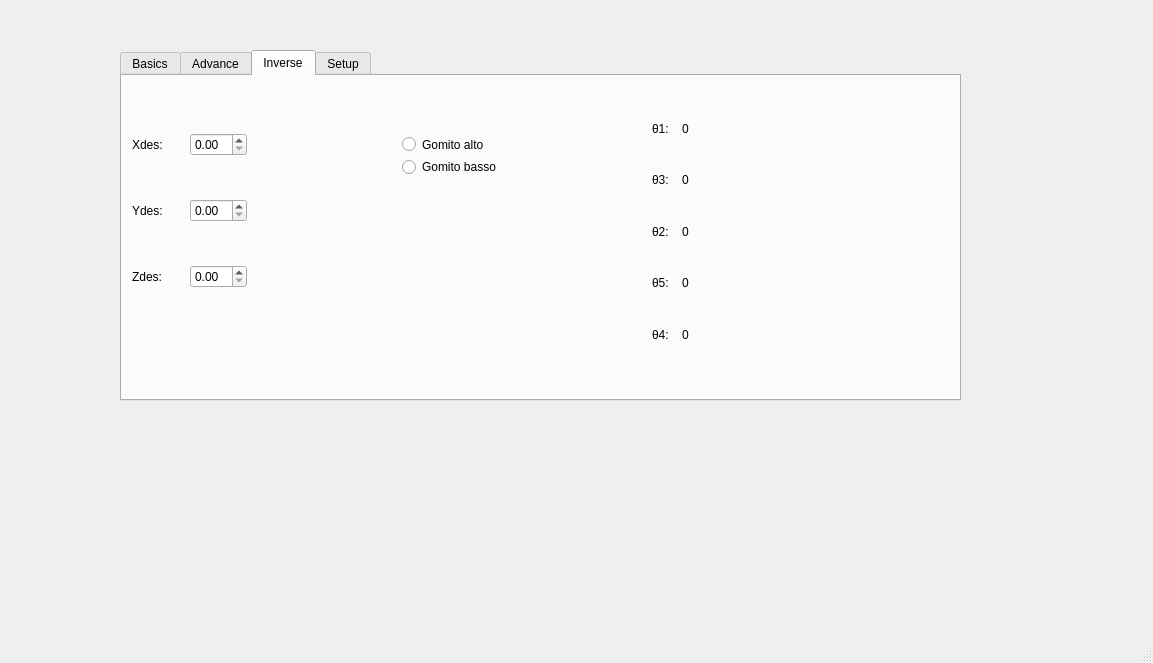
<?xml version="1.0" encoding="UTF-8"?>
<ui version="4.0">
 <class>MainWindow</class>
 <widget class="QMainWindow" name="MainWindow">
  <property name="geometry">
   <rect>
    <x>0</x>
    <y>0</y>
    <width>1153</width>
    <height>663</height>
   </rect>
  </property>
  <property name="windowTitle">
   <string>MainWindow</string>
  </property>
  <property name="styleSheet">
   <string notr="true">url:(/newPrefix/Logo-Uni-Tor-Vergata.png_48x48.png)</string>
  </property>
  <widget class="QWidget" name="centralwidget">
   <widget class="QLabel" name="Immagine_tor_Vergata_Grande">
    <property name="geometry">
     <rect>
      <x>850</x>
      <y>60</y>
      <width>111</width>
      <height>131</height>
     </rect>
    </property>
    <property name="toolTip">
     <string>&lt;html&gt;&lt;head/&gt;&lt;body&gt;&lt;p&gt;&lt;img src=&quot;:/Immagini/Logo-Uni-Tor-Vergata.png&quot;/&gt;&lt;/p&gt;&lt;/body&gt;&lt;/html&gt;</string>
    </property>
    <property name="styleSheet">
     <string notr="true">image: url(:/newPrefix/Logo-Uni-Tor-Vergata.jpg);</string>
    </property>
    <property name="text">
     <string/>
    </property>
   </widget>
   <widget class="QTabWidget" name="tabWidget">
    <property name="geometry">
     <rect>
      <x>120</x>
      <y>50</y>
      <width>841</width>
      <height>351</height>
     </rect>
    </property>
    <property name="currentIndex">
     <number>2</number>
    </property>
    <property name="tabBarAutoHide">
     <bool>false</bool>
    </property>
    <widget class="QWidget" name="basics">
     <attribute name="title">
      <string>Basics</string>
     </attribute>
     <widget class="QPushButton" name="pushButton_2">
      <property name="geometry">
       <rect>
        <x>540</x>
        <y>140</y>
        <width>121</width>
        <height>41</height>
       </rect>
      </property>
      <property name="text">
       <string>INVIO</string>
      </property>
     </widget>
     <widget class="QLabel" name="Passi_encoder_scritta">
      <property name="geometry">
       <rect>
        <x>130</x>
        <y>30</y>
        <width>171</width>
        <height>20</height>
       </rect>
      </property>
      <property name="font">
       <font>
        <pointsize>18</pointsize>
       </font>
      </property>
      <property name="text">
       <string>Passi encoder</string>
      </property>
     </widget>
     <widget class="QWidget" name="layoutWidget">
      <property name="geometry">
       <rect>
        <x>30</x>
        <y>60</y>
        <width>351</width>
        <height>241</height>
       </rect>
      </property>
      <layout class="QVBoxLayout" name="verticalLayout">
       <item>
        <layout class="QHBoxLayout" name="Motore1" stretch="0,0,0,0,0,0">
         <item>
          <widget class="QLabel" name="label_3">
           <property name="text">
            <string>encoder n°1</string>
           </property>
          </widget>
         </item>
         <item>
          <widget class="QSpinBox" name="riferimento1"/>
         </item>
         <item>
          <widget class="QLabel" name="label_4">
           <property name="sizePolicy">
            <sizepolicy hsizetype="Fixed" vsizetype="Preferred">
             <horstretch>0</horstretch>
             <verstretch>0</verstretch>
            </sizepolicy>
           </property>
           <property name="text">
            <string>Step:</string>
           </property>
          </widget>
         </item>
         <item>
          <widget class="QLabel" name="passi1">
           <property name="text">
            <string>0</string>
           </property>
          </widget>
         </item>
         <item>
          <widget class="QLabel" name="label_5">
           <property name="sizePolicy">
            <sizepolicy hsizetype="Fixed" vsizetype="Preferred">
             <horstretch>0</horstretch>
             <verstretch>0</verstretch>
            </sizepolicy>
           </property>
           <property name="text">
            <string>mA:</string>
           </property>
          </widget>
         </item>
         <item>
          <widget class="QLabel" name="flow1">
           <property name="text">
            <string>0</string>
           </property>
          </widget>
         </item>
        </layout>
       </item>
       <item>
        <layout class="QHBoxLayout" name="Motore2" stretch="0,0,0,0,0,0">
         <item>
          <widget class="QLabel" name="label_6">
           <property name="text">
            <string>encoder n°2</string>
           </property>
          </widget>
         </item>
         <item>
          <widget class="QSpinBox" name="riferimento1_2"/>
         </item>
         <item>
          <widget class="QLabel" name="label_7">
           <property name="sizePolicy">
            <sizepolicy hsizetype="Fixed" vsizetype="Preferred">
             <horstretch>0</horstretch>
             <verstretch>0</verstretch>
            </sizepolicy>
           </property>
           <property name="text">
            <string>Step:</string>
           </property>
          </widget>
         </item>
         <item>
          <widget class="QLabel" name="passi1_2">
           <property name="text">
            <string>0</string>
           </property>
          </widget>
         </item>
         <item>
          <widget class="QLabel" name="label_8">
           <property name="sizePolicy">
            <sizepolicy hsizetype="Fixed" vsizetype="Preferred">
             <horstretch>0</horstretch>
             <verstretch>0</verstretch>
            </sizepolicy>
           </property>
           <property name="text">
            <string>mA:</string>
           </property>
          </widget>
         </item>
         <item>
          <widget class="QLabel" name="flow1_2">
           <property name="text">
            <string>0</string>
           </property>
          </widget>
         </item>
        </layout>
       </item>
       <item>
        <layout class="QHBoxLayout" name="Motore3" stretch="0,0,0,0,0,0">
         <item>
          <widget class="QLabel" name="label_9">
           <property name="text">
            <string>encoder n°3</string>
           </property>
          </widget>
         </item>
         <item>
          <widget class="QSpinBox" name="riferimento1_3"/>
         </item>
         <item>
          <widget class="QLabel" name="label_10">
           <property name="sizePolicy">
            <sizepolicy hsizetype="Fixed" vsizetype="Preferred">
             <horstretch>0</horstretch>
             <verstretch>0</verstretch>
            </sizepolicy>
           </property>
           <property name="text">
            <string>Step:</string>
           </property>
          </widget>
         </item>
         <item>
          <widget class="QLabel" name="passi1_3">
           <property name="text">
            <string>0</string>
           </property>
          </widget>
         </item>
         <item>
          <widget class="QLabel" name="label_11">
           <property name="sizePolicy">
            <sizepolicy hsizetype="Fixed" vsizetype="Preferred">
             <horstretch>0</horstretch>
             <verstretch>0</verstretch>
            </sizepolicy>
           </property>
           <property name="text">
            <string>mA:</string>
           </property>
          </widget>
         </item>
         <item>
          <widget class="QLabel" name="flow1_3">
           <property name="text">
            <string>0</string>
           </property>
          </widget>
         </item>
        </layout>
       </item>
       <item>
        <layout class="QHBoxLayout" name="Motore4" stretch="0,0,0,0,0,0">
         <item>
          <widget class="QLabel" name="label_12">
           <property name="text">
            <string>encoder n°4</string>
           </property>
          </widget>
         </item>
         <item>
          <widget class="QSpinBox" name="riferimento1_4"/>
         </item>
         <item>
          <widget class="QLabel" name="label_13">
           <property name="sizePolicy">
            <sizepolicy hsizetype="Fixed" vsizetype="Preferred">
             <horstretch>0</horstretch>
             <verstretch>0</verstretch>
            </sizepolicy>
           </property>
           <property name="text">
            <string>Step:</string>
           </property>
          </widget>
         </item>
         <item>
          <widget class="QLabel" name="passi1_4">
           <property name="text">
            <string>0</string>
           </property>
          </widget>
         </item>
         <item>
          <widget class="QLabel" name="label_14">
           <property name="sizePolicy">
            <sizepolicy hsizetype="Fixed" vsizetype="Preferred">
             <horstretch>0</horstretch>
             <verstretch>0</verstretch>
            </sizepolicy>
           </property>
           <property name="text">
            <string>mA:</string>
           </property>
          </widget>
         </item>
         <item>
          <widget class="QLabel" name="flow1_4">
           <property name="text">
            <string>0</string>
           </property>
          </widget>
         </item>
        </layout>
       </item>
       <item>
        <layout class="QHBoxLayout" name="Motore5" stretch="0,0,0,0,0,0">
         <item>
          <widget class="QLabel" name="label_15">
           <property name="text">
            <string>encoder n°5</string>
           </property>
          </widget>
         </item>
         <item>
          <widget class="QSpinBox" name="riferimento1_5"/>
         </item>
         <item>
          <widget class="QLabel" name="label_16">
           <property name="sizePolicy">
            <sizepolicy hsizetype="Fixed" vsizetype="Preferred">
             <horstretch>0</horstretch>
             <verstretch>0</verstretch>
            </sizepolicy>
           </property>
           <property name="text">
            <string>Step:</string>
           </property>
          </widget>
         </item>
         <item>
          <widget class="QLabel" name="passi1_5">
           <property name="text">
            <string>0</string>
           </property>
          </widget>
         </item>
         <item>
          <widget class="QLabel" name="label_17">
           <property name="sizePolicy">
            <sizepolicy hsizetype="Fixed" vsizetype="Preferred">
             <horstretch>0</horstretch>
             <verstretch>0</verstretch>
            </sizepolicy>
           </property>
           <property name="text">
            <string>mA:</string>
           </property>
          </widget>
         </item>
         <item>
          <widget class="QLabel" name="flow1_5">
           <property name="text">
            <string>0</string>
           </property>
          </widget>
         </item>
        </layout>
       </item>
       <item>
        <layout class="QHBoxLayout" name="Motore6" stretch="0,0,0,0,0,0">
         <item>
          <widget class="QLabel" name="label_18">
           <property name="text">
            <string>encoder n°6</string>
           </property>
          </widget>
         </item>
         <item>
          <widget class="QSpinBox" name="riferimento1_6"/>
         </item>
         <item>
          <widget class="QLabel" name="label_19">
           <property name="sizePolicy">
            <sizepolicy hsizetype="Fixed" vsizetype="Preferred">
             <horstretch>0</horstretch>
             <verstretch>0</verstretch>
            </sizepolicy>
           </property>
           <property name="text">
            <string>Step:</string>
           </property>
          </widget>
         </item>
         <item>
          <widget class="QLabel" name="passi1_6">
           <property name="text">
            <string>0</string>
           </property>
          </widget>
         </item>
         <item>
          <widget class="QLabel" name="label_20">
           <property name="sizePolicy">
            <sizepolicy hsizetype="Fixed" vsizetype="Preferred">
             <horstretch>0</horstretch>
             <verstretch>0</verstretch>
            </sizepolicy>
           </property>
           <property name="text">
            <string>mA:</string>
           </property>
          </widget>
         </item>
         <item>
          <widget class="QLabel" name="flow1_6">
           <property name="text">
            <string>0</string>
           </property>
          </widget>
         </item>
        </layout>
       </item>
      </layout>
     </widget>
    </widget>
    <widget class="QWidget" name="tab_2">
     <attribute name="title">
      <string>Advance</string>
     </attribute>
     <widget class="QWidget" name="layoutWidget_6">
      <property name="geometry">
       <rect>
        <x>30</x>
        <y>60</y>
        <width>351</width>
        <height>241</height>
       </rect>
      </property>
      <layout class="QVBoxLayout" name="verticalLayout_2">
       <item>
        <layout class="QHBoxLayout" name="Motore1_2" stretch="0,0,0,0,0,0">
         <item>
          <widget class="QLabel" name="label_21">
           <property name="sizePolicy">
            <sizepolicy hsizetype="Fixed" vsizetype="Preferred">
             <horstretch>0</horstretch>
             <verstretch>0</verstretch>
            </sizepolicy>
           </property>
           <property name="text">
            <string>θ1:  </string>
           </property>
          </widget>
         </item>
         <item>
          <widget class="QSpinBox" name="riferimento1_7"/>
         </item>
         <item>
          <widget class="QLabel" name="label_22">
           <property name="sizePolicy">
            <sizepolicy hsizetype="Fixed" vsizetype="Preferred">
             <horstretch>0</horstretch>
             <verstretch>0</verstretch>
            </sizepolicy>
           </property>
           <property name="text">
            <string>Step:</string>
           </property>
          </widget>
         </item>
         <item>
          <widget class="QLabel" name="passi1_7">
           <property name="text">
            <string>0</string>
           </property>
          </widget>
         </item>
         <item>
          <widget class="QLabel" name="label_23">
           <property name="sizePolicy">
            <sizepolicy hsizetype="Fixed" vsizetype="Preferred">
             <horstretch>0</horstretch>
             <verstretch>0</verstretch>
            </sizepolicy>
           </property>
           <property name="text">
            <string>mA:</string>
           </property>
          </widget>
         </item>
         <item>
          <widget class="QLabel" name="flow1_7">
           <property name="text">
            <string>0</string>
           </property>
          </widget>
         </item>
        </layout>
       </item>
       <item>
        <layout class="QHBoxLayout" name="Motore2_2" stretch="0,0,0,0,0,0">
         <item>
          <widget class="QLabel" name="label_24">
           <property name="sizePolicy">
            <sizepolicy hsizetype="Fixed" vsizetype="Preferred">
             <horstretch>0</horstretch>
             <verstretch>0</verstretch>
            </sizepolicy>
           </property>
           <property name="text">
            <string>θ2:  </string>
           </property>
          </widget>
         </item>
         <item>
          <widget class="QSpinBox" name="riferimento1_8"/>
         </item>
         <item>
          <widget class="QLabel" name="label_25">
           <property name="sizePolicy">
            <sizepolicy hsizetype="Fixed" vsizetype="Preferred">
             <horstretch>0</horstretch>
             <verstretch>0</verstretch>
            </sizepolicy>
           </property>
           <property name="text">
            <string>Step:</string>
           </property>
          </widget>
         </item>
         <item>
          <widget class="QLabel" name="passi1_8">
           <property name="text">
            <string>0</string>
           </property>
          </widget>
         </item>
         <item>
          <widget class="QLabel" name="label_26">
           <property name="sizePolicy">
            <sizepolicy hsizetype="Fixed" vsizetype="Preferred">
             <horstretch>0</horstretch>
             <verstretch>0</verstretch>
            </sizepolicy>
           </property>
           <property name="text">
            <string>mA:</string>
           </property>
          </widget>
         </item>
         <item>
          <widget class="QLabel" name="flow1_8">
           <property name="text">
            <string>0</string>
           </property>
          </widget>
         </item>
        </layout>
       </item>
       <item>
        <layout class="QHBoxLayout" name="Motore3_2" stretch="0,0,0,0,0,0">
         <item>
          <widget class="QLabel" name="label_27">
           <property name="sizePolicy">
            <sizepolicy hsizetype="Fixed" vsizetype="Preferred">
             <horstretch>0</horstretch>
             <verstretch>0</verstretch>
            </sizepolicy>
           </property>
           <property name="text">
            <string>θ3:  </string>
           </property>
          </widget>
         </item>
         <item>
          <widget class="QSpinBox" name="riferimento1_9"/>
         </item>
         <item>
          <widget class="QLabel" name="label_28">
           <property name="sizePolicy">
            <sizepolicy hsizetype="Fixed" vsizetype="Preferred">
             <horstretch>0</horstretch>
             <verstretch>0</verstretch>
            </sizepolicy>
           </property>
           <property name="text">
            <string>Step:</string>
           </property>
          </widget>
         </item>
         <item>
          <widget class="QLabel" name="passi1_9">
           <property name="text">
            <string>0</string>
           </property>
          </widget>
         </item>
         <item>
          <widget class="QLabel" name="label_29">
           <property name="sizePolicy">
            <sizepolicy hsizetype="Fixed" vsizetype="Preferred">
             <horstretch>0</horstretch>
             <verstretch>0</verstretch>
            </sizepolicy>
           </property>
           <property name="text">
            <string>mA:</string>
           </property>
          </widget>
         </item>
         <item>
          <widget class="QLabel" name="flow1_9">
           <property name="text">
            <string>0</string>
           </property>
          </widget>
         </item>
        </layout>
       </item>
       <item>
        <layout class="QHBoxLayout" name="Motore4_2" stretch="0,0,0,0,0,0">
         <item>
          <widget class="QLabel" name="label_30">
           <property name="sizePolicy">
            <sizepolicy hsizetype="Fixed" vsizetype="Preferred">
             <horstretch>0</horstretch>
             <verstretch>0</verstretch>
            </sizepolicy>
           </property>
           <property name="text">
            <string>θ4:  </string>
           </property>
          </widget>
         </item>
         <item>
          <widget class="QSpinBox" name="riferimento1_10"/>
         </item>
         <item>
          <widget class="QLabel" name="label_31">
           <property name="sizePolicy">
            <sizepolicy hsizetype="Fixed" vsizetype="Preferred">
             <horstretch>0</horstretch>
             <verstretch>0</verstretch>
            </sizepolicy>
           </property>
           <property name="text">
            <string>Step:</string>
           </property>
          </widget>
         </item>
         <item>
          <widget class="QLabel" name="passi1_10">
           <property name="text">
            <string>0</string>
           </property>
          </widget>
         </item>
         <item>
          <widget class="QLabel" name="label_32">
           <property name="sizePolicy">
            <sizepolicy hsizetype="Fixed" vsizetype="Preferred">
             <horstretch>0</horstretch>
             <verstretch>0</verstretch>
            </sizepolicy>
           </property>
           <property name="text">
            <string>mA:</string>
           </property>
          </widget>
         </item>
         <item>
          <widget class="QLabel" name="flow1_10">
           <property name="text">
            <string>0</string>
           </property>
          </widget>
         </item>
        </layout>
       </item>
       <item>
        <layout class="QHBoxLayout" name="Motore5_2" stretch="0,0,0,0,0,0">
         <item>
          <widget class="QLabel" name="label_33">
           <property name="sizePolicy">
            <sizepolicy hsizetype="Fixed" vsizetype="Preferred">
             <horstretch>0</horstretch>
             <verstretch>0</verstretch>
            </sizepolicy>
           </property>
           <property name="text">
            <string>θ5:  </string>
           </property>
          </widget>
         </item>
         <item>
          <widget class="QSpinBox" name="riferimento1_11"/>
         </item>
         <item>
          <widget class="QLabel" name="label_34">
           <property name="sizePolicy">
            <sizepolicy hsizetype="Fixed" vsizetype="Preferred">
             <horstretch>0</horstretch>
             <verstretch>0</verstretch>
            </sizepolicy>
           </property>
           <property name="text">
            <string>Step:</string>
           </property>
          </widget>
         </item>
         <item>
          <widget class="QLabel" name="passi1_11">
           <property name="text">
            <string>0</string>
           </property>
          </widget>
         </item>
         <item>
          <widget class="QLabel" name="label_35">
           <property name="sizePolicy">
            <sizepolicy hsizetype="Fixed" vsizetype="Preferred">
             <horstretch>0</horstretch>
             <verstretch>0</verstretch>
            </sizepolicy>
           </property>
           <property name="text">
            <string>mA:</string>
           </property>
          </widget>
         </item>
         <item>
          <widget class="QLabel" name="flow1_11">
           <property name="text">
            <string>0</string>
           </property>
          </widget>
         </item>
        </layout>
       </item>
       <item>
        <layout class="QHBoxLayout" name="Motore6_2" stretch="0,0,0,0,0,0">
         <item>
          <widget class="QLabel" name="label_36">
           <property name="sizePolicy">
            <sizepolicy hsizetype="Fixed" vsizetype="Preferred">
             <horstretch>0</horstretch>
             <verstretch>0</verstretch>
            </sizepolicy>
           </property>
           <property name="text">
            <string>θ6:  </string>
           </property>
          </widget>
         </item>
         <item>
          <widget class="QSpinBox" name="riferimento1_12"/>
         </item>
         <item>
          <widget class="QLabel" name="label_37">
           <property name="sizePolicy">
            <sizepolicy hsizetype="Fixed" vsizetype="Preferred">
             <horstretch>0</horstretch>
             <verstretch>0</verstretch>
            </sizepolicy>
           </property>
           <property name="text">
            <string>Step:</string>
           </property>
          </widget>
         </item>
         <item>
          <widget class="QLabel" name="passi1_12">
           <property name="text">
            <string>0</string>
           </property>
          </widget>
         </item>
         <item>
          <widget class="QLabel" name="label_38">
           <property name="sizePolicy">
            <sizepolicy hsizetype="Fixed" vsizetype="Preferred">
             <horstretch>0</horstretch>
             <verstretch>0</verstretch>
            </sizepolicy>
           </property>
           <property name="text">
            <string>mA:</string>
           </property>
          </widget>
         </item>
         <item>
          <widget class="QLabel" name="flow1_12">
           <property name="text">
            <string>0</string>
           </property>
          </widget>
         </item>
        </layout>
       </item>
      </layout>
     </widget>
     <widget class="QLabel" name="label_2">
      <property name="geometry">
       <rect>
        <x>160</x>
        <y>30</y>
        <width>111</width>
        <height>21</height>
       </rect>
      </property>
      <property name="font">
       <font>
        <pointsize>18</pointsize>
       </font>
      </property>
      <property name="text">
       <string>Angoli</string>
      </property>
     </widget>
     <widget class="QPushButton" name="PulsanteInvioPAginaAdvance">
      <property name="geometry">
       <rect>
        <x>480</x>
        <y>140</y>
        <width>121</width>
        <height>41</height>
       </rect>
      </property>
      <property name="text">
       <string>INVIO</string>
      </property>
     </widget>
    </widget>
    <widget class="QWidget" name="tab">
     <attribute name="title">
      <string>Inverse</string>
     </attribute>
     <widget class="QWidget" name="layoutWidget_2">
      <property name="geometry">
       <rect>
        <x>280</x>
        <y>60</y>
        <width>110</width>
        <height>39</height>
       </rect>
      </property>
      <layout class="QVBoxLayout" name="verticalLayout_3">
       <item>
        <widget class="QRadioButton" name="Gomitoalto">
         <property name="text">
          <string>Gomito alto</string>
         </property>
        </widget>
       </item>
       <item>
        <widget class="QRadioButton" name="Gomitobasso">
         <property name="text">
          <string>Gomito basso</string>
         </property>
        </widget>
       </item>
      </layout>
     </widget>
     <widget class="QWidget" name="layoutWidget_3">
      <property name="geometry">
       <rect>
        <x>10</x>
        <y>20</y>
        <width>115</width>
        <height>231</height>
       </rect>
      </property>
      <layout class="QVBoxLayout" name="verticalLayout_4">
       <item>
        <layout class="QHBoxLayout" name="horizontalLayout">
         <item>
          <widget class="QLabel" name="Xdes">
           <property name="text">
            <string>Xdes:</string>
           </property>
          </widget>
         </item>
         <item>
          <widget class="QDoubleSpinBox" name="doubleSpinBox"/>
         </item>
        </layout>
       </item>
       <item>
        <layout class="QHBoxLayout" name="horizontalLayout_2">
         <item>
          <widget class="QLabel" name="Ydes">
           <property name="text">
            <string>Ydes:</string>
           </property>
          </widget>
         </item>
         <item>
          <widget class="QDoubleSpinBox" name="doubleSpinBox_2"/>
         </item>
        </layout>
       </item>
       <item>
        <layout class="QHBoxLayout" name="horizontalLayout_3">
         <item>
          <widget class="QLabel" name="Zdes">
           <property name="text">
            <string>Zdes:</string>
           </property>
          </widget>
         </item>
         <item>
          <widget class="QDoubleSpinBox" name="doubleSpinBox_3"/>
         </item>
        </layout>
       </item>
      </layout>
     </widget>
     <widget class="QWidget" name="layoutWidget_4">
      <property name="geometry">
       <rect>
        <x>530</x>
        <y>30</y>
        <width>51</width>
        <height>251</height>
       </rect>
      </property>
      <layout class="QVBoxLayout" name="verticalLayout_5">
       <item>
        <layout class="QHBoxLayout" name="horizontalLayout_4">
         <item>
          <widget class="QLabel" name="label_42">
           <property name="text">
            <string>θ1:  </string>
           </property>
          </widget>
         </item>
         <item>
          <widget class="QLabel" name="label_44">
           <property name="text">
            <string>0</string>
           </property>
          </widget>
         </item>
        </layout>
       </item>
       <item>
        <layout class="QHBoxLayout" name="horizontalLayout_6">
         <item>
          <widget class="QLabel" name="label_48">
           <property name="text">
            <string>θ3:  </string>
           </property>
          </widget>
         </item>
         <item>
          <widget class="QLabel" name="label_45">
           <property name="text">
            <string>0</string>
           </property>
          </widget>
         </item>
        </layout>
       </item>
       <item>
        <layout class="QHBoxLayout" name="horizontalLayout_5">
         <item>
          <widget class="QLabel" name="label_46">
           <property name="text">
            <string>θ2:  </string>
           </property>
          </widget>
         </item>
         <item>
          <widget class="QLabel" name="label_43">
           <property name="text">
            <string>0</string>
           </property>
          </widget>
         </item>
        </layout>
       </item>
       <item>
        <layout class="QHBoxLayout" name="horizontalLayout_8">
         <item>
          <widget class="QLabel" name="label_50">
           <property name="text">
            <string>θ5:  </string>
           </property>
          </widget>
         </item>
         <item>
          <widget class="QLabel" name="label_51">
           <property name="text">
            <string>0</string>
           </property>
          </widget>
         </item>
        </layout>
       </item>
       <item>
        <layout class="QHBoxLayout" name="horizontalLayout_7">
         <item>
          <widget class="QLabel" name="label_49">
           <property name="text">
            <string>θ4:  </string>
           </property>
          </widget>
         </item>
         <item>
          <widget class="QLabel" name="label_47">
           <property name="text">
            <string>0</string>
           </property>
          </widget>
         </item>
        </layout>
       </item>
      </layout>
     </widget>
     <widget class="QLabel" name="label">
      <property name="geometry">
       <rect>
        <x>200</x>
        <y>310</y>
        <width>291</width>
        <height>151</height>
       </rect>
      </property>
      <property name="styleSheet">
       <string notr="true">url:(/image/Logo-Uni-Tor-Vergata.png_96x96.png)</string>
      </property>
      <property name="text">
       <string/>
      </property>
     </widget>
    </widget>
    <widget class="QWidget" name="tab_3">
     <attribute name="title">
      <string>Setup</string>
     </attribute>
    </widget>
   </widget>
   <widget class="QLabel" name="image">
    <property name="geometry">
     <rect>
      <x>940</x>
      <y>50</y>
      <width>121</width>
      <height>141</height>
     </rect>
    </property>
    <property name="styleSheet">
     <string notr="true">url:(/newPrefix/Logo-Uni-Tor-Vergata.png_48x48.png)</string>
    </property>
    <property name="text">
     <string/>
    </property>
   </widget>
   <widget class="QLabel" name="label_39">
    <property name="geometry">
     <rect>
      <x>990</x>
      <y>40</y>
      <width>131</width>
      <height>151</height>
     </rect>
    </property>
    <property name="styleSheet">
     <string notr="true">image: url(:/image/Logo-Uni-Tor-Vergata.png_96x96.png);</string>
    </property>
    <property name="text">
     <string/>
    </property>
   </widget>
  </widget>
  <widget class="QMenuBar" name="menubar">
   <property name="geometry">
    <rect>
     <x>0</x>
     <y>0</y>
     <width>1153</width>
     <height>22</height>
    </rect>
   </property>
  </widget>
  <widget class="QStatusBar" name="statusbar"/>
 </widget>
 <resources>
  <include location="pd.qrc"/>
 </resources>
 <connections/>
</ui>
